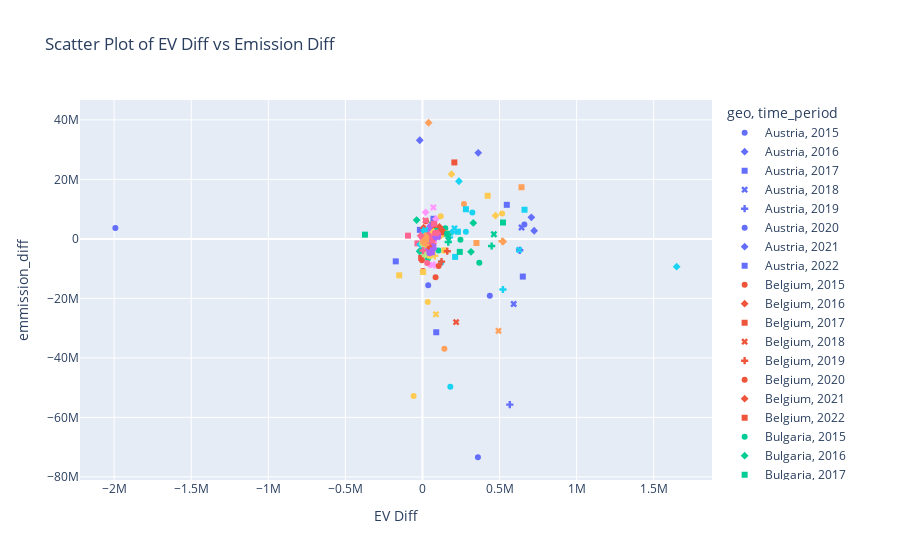

Notebook source saved alongside this figure:
### Code cell
fig = px.scatter(
    df_cleaned,
    x='ev_diff',
    y='emmission_diff',
    color='geo',
    symbol='time_period',
    labels={'ev_diff': 'EV Diff', 'emission_diff': 'Emission Diff'},
    #trendline='ols',
    title="Scatter Plot of EV Diff vs Emission Diff",
    trendline_scope='overall'
)

fig.show()
